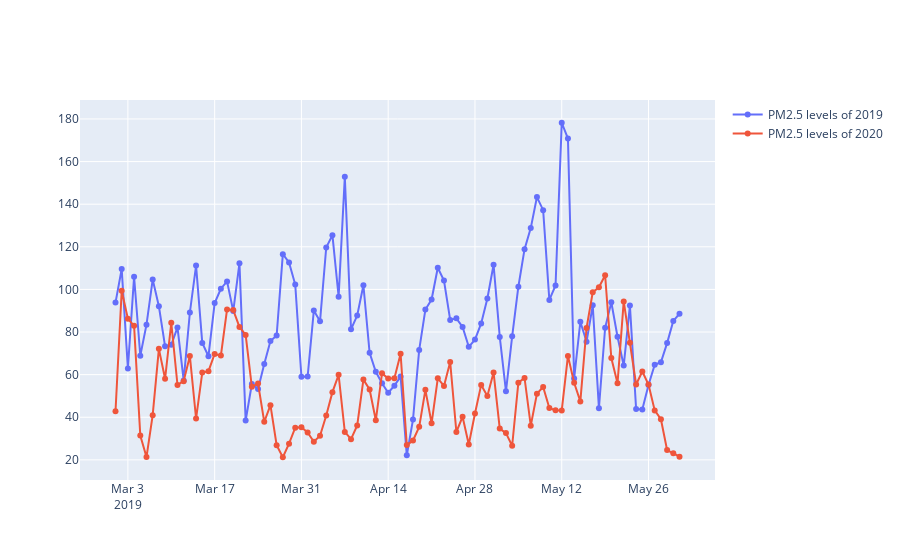

Notebook code cell kept with this figure:
### Code cell
fig = go.Figure()
fig.add_trace(go.Scatter(x = delhi_Mar_May_2019['Date'], y = delhi_Mar_May_2019['PM2.5'],
                    mode='lines+markers',
                    name='PM2.5 levels of 2019'))
fig.add_trace(go.Scatter(x = delhi_Mar_May_2019['Date'], y = delhi_Mar_May_2020['PM2.5'],
                    mode='lines+markers',
                    name='PM2.5 levels of 2020'))

fig.show()
